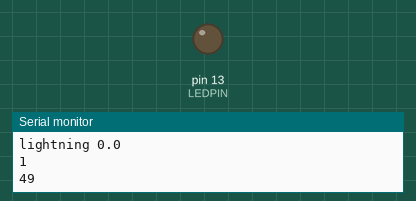
The sketch below on a simulated Arduino Uno, built with avr-gcc and run on an emulated ATmega328P. On the bench: output pins drawn as LEDs (lit = HIGH), the last lines printed to the serial monitor. Random numbers use the default seed unless the sketch sets one.

Above: at 0.2 s.
At 39.71 s:
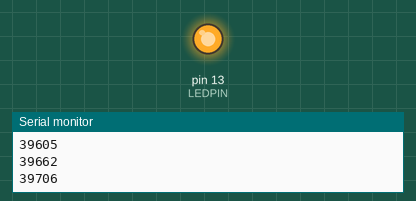
Timing chart, 0 to 40.0 s (numbered marks = the images above):
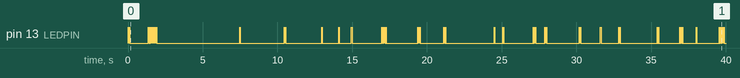

The sketch:

altlightning.ino
```cpp
#define BETWEEN 2579
#define DURATION 43
#define TIMES 7

#define LEDPIN 13

unsigned long lastTime = 0;
int waitTime = 0;

void setup()
{
  Serial.begin(115200);
  Serial.println("lightning 0.0");

  pinMode(LEDPIN, OUTPUT);
}

void loop()
{
  if (millis() - waitTime > lastTime)  // time for a new flash
  {
    // adjust timing params
    lastTime += waitTime;
    waitTime = random(BETWEEN);

    for (int i=0; i< random(TIMES); i++)
    {
      Serial.println(millis());
      digitalWrite(LEDPIN, HIGH);
      delay(20 + random(DURATION));
      digitalWrite(LEDPIN, LOW);
      delay(10);
    }
  }

  // do other stuff here

}
```
